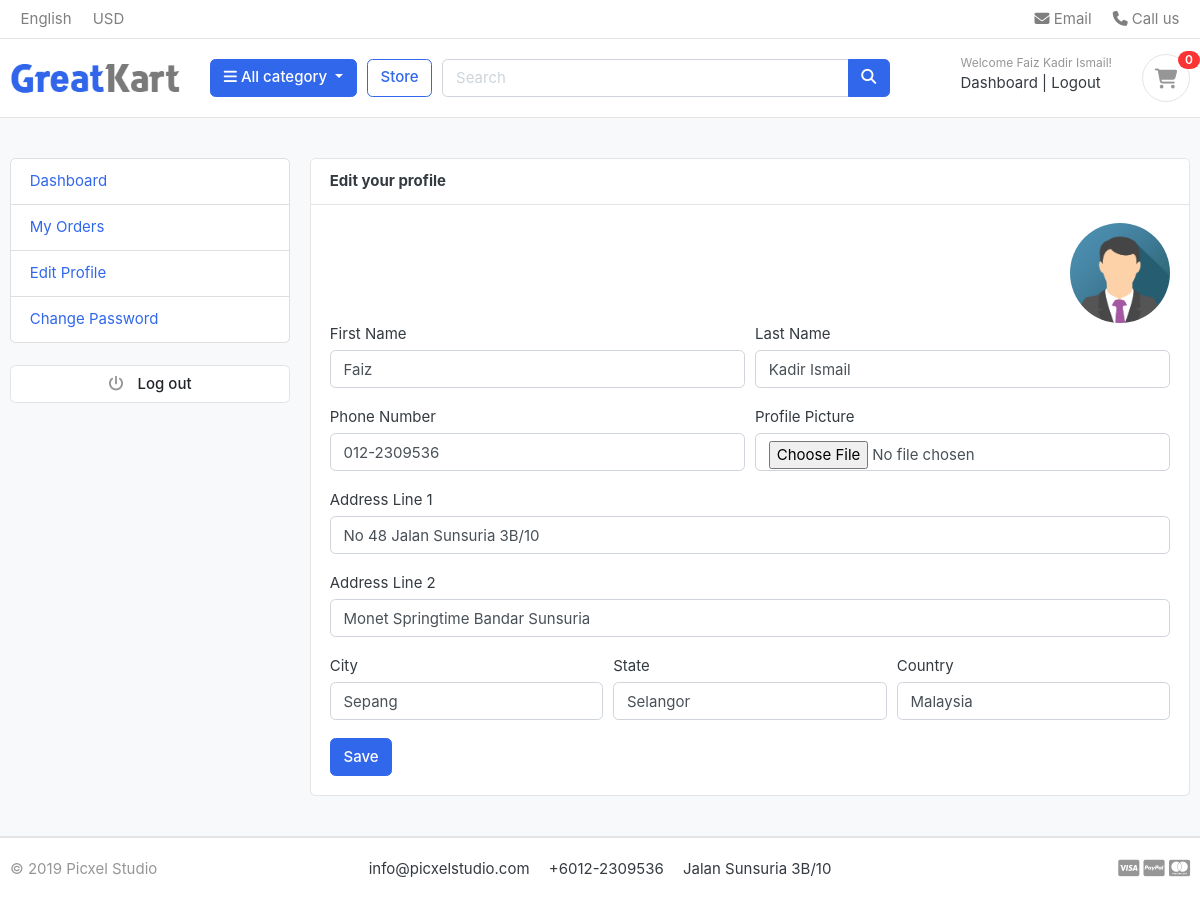
/accounts/edit_profile/ (signed in), run on the app's committed database.
### accounts/models.py (models this page shows, shortened)
class Account(AbstractBaseUser):
    first_name   = models.CharField(max_length=50)
    last_name    = models.CharField(max_length=50)
    username     = models.CharField(max_length=50, unique=True)
    email        = models.EmailField(max_length=100, unique=True)
    phone_number = models.CharField(max_length=50)
    date_joined    = models.DateTimeField(auto_now_add=True)
    last_login      = models.DateTimeField(auto_now_add=True)
    is_admin        = models.BooleanField(default=False)
    is_staff        = models.BooleanField(default=False)
    is_active       = models.BooleanField(default=False)
    is_superadmin   = models.BooleanField(default=False)
    USERNAME_FIELD = 'email'
    REQUIRED_FIELDS = ['username', 'first_name', 'last_name']
    objects = MyAccountManager()

class UserProfile(models.Model):
    user = models.OneToOneField(Account,on_delete=models.CASCADE)
    address_line_1  = models.CharField(blank=True,max_length=100)
    address_line_2  = models.CharField(blank=True,max_length=100)
    profile_picture = models.ImageField(blank=True, upload_to='userprofile')
    city            = models.CharField(blank=True, max_length=20)
    state           = models.CharField(blank=True, max_length=20)
    country         = models.CharField(blank=True, max_length=20)

### accounts/views.py (the view)
# urls.py: path('edit_profile/', views.edit_profile , name='edit-profile'),
def edit_profile(request):
    userprofile = get_object_or_404(UserProfile, user=request.user)
    if request.method == 'POST':
        user_form       = UserForm(request.POST, instance=request.user)
        profile_form    = UserProfileForm(request.POST, request.FILES, instance=userprofile)
        if user_form.is_valid() and profile_form.is_valid():
            user_form.save()
            profile_form.save()
            messages.success(request, 'Your profile has been updated.')
            return redirect('accounts:edit-profile')
    else:
        user_form       = UserForm(instance=request.user)
        profile_form    = UserProfileForm(instance=userprofile)
    context = {
        'user_form'     : user_form,
        'profile_form'  : profile_form,
        'userprofile'   : userprofile,
    }
    return render(request, 'accounts/edit_profile.html', context)

### accounts/forms.py
class UserForm(forms.ModelForm):
    class Meta:
        model = Account
        fields = ('first_name', 'last_name', 'phone_number')
    def __init__(self, *args, **kwargs):
        super(UserForm, self).__init__(*args,**kwargs)
        for field in self.fields:
            self.fields[field].widget.attrs['class'] = ' form-control'

class UserProfileForm(forms.ModelForm):
    profile_picture = forms.ImageField(required=False,error_messages={'invalid':("Images files only")}, widget=forms.FileInput)
    class Meta:
        model = UserProfile
        fields = ('address_line_1', 'address_line_2', 'city', 'state', 'country', 'profile_picture' )
    def __init__(self, *args, **kwargs):
        super(UserProfileForm, self).__init__(*args,**kwargs)
        for field in self.fields:
            self.fields[field].widget.attrs['class'] = ' form-control'

### carts/context_processors.py (called while the page is built)
def counter(request):
    cart_counter = 0
    if 'admin' in request.path:
        return {}
    else:
        try:
            cart = Cart.objects.filter(cart_id=_cart_id(request))
            if request.user.is_authenticated:
                cart_items = CartItem.objects.filter(user=request.user)
            else:
                cart_items = CartItem.objects.filter(cart=cart[:1])
            for cart_item in cart_items:
                cart_counter += cart_item.quantity
        except Cart.DoesNotExist:
            cart_counter = 0
    return dict(cart_counter=cart_counter)

### carts/views.py (called while the page is built)
def _cart_id(request):
    cart = request.session.session_key
    if not cart:
        cart = request.session.create()
    return cart

### category/context_processors.py (called while the page is built)
def menu_links(request):
    links = Category.objects.all()
    return dict(links=links)

### category/models.py (called while the page is built)
    def get_url(self):
        return reverse('stores:product-by-category', args=[self.slug])

### templates/accounts/edit_profile.html (shortened to what this page needs)
{% extends "base.html" %}
{% block content %}
<section class="section-conten padding-y bg">
    <div class="container">
        <div class="row">
            {% include 'includes/dashboard_sidebar.html' %}
            <main class="col-md-9">
                <article class="card">
                    <header class="card-header">
                        <strong class="d-inline-block mr-3">Edit your profile</strong>
                    </header>
                    <div class="card-body" style="text-align:left;">
                        <div class="text-right">
                            <img src="{{userprofile.profile_picture.url}}" alt="Profile Picture" width="100" style="border-radius:50% ;">
                        </div>
                        <div class="row">
                            <div class="col-md-12">
                                <form action="{% url 'accounts:edit-profile' %}" method="POST" enctype="multipart/form-data">
                                    <div class="form-row">
                                        <div class="form-group col-md-6">
                                            <label>First Name</label>
                                            {{user_form.first_name}}
                                        </div>
                                        <div class="form-group col-md-6">
                                            <label>Last Name</label>
                                            {{user_form.last_name}}
                                        </div>
                                    </div>
                                    <div class="form-row">
                                        <div class="form-group col-md-6">
                                            <label>Phone Number</label>
                                            {{user_form.phone_number}}
                                        </div>
                                        <div class="form-group col-md-6">
                                            <label>Profile Picture</label>
                                            {{profile_form.profile_picture}}
                                        </div>
                                    </div>
                                    <div class="form-group">
                                        <label>Address Line 1</label>
                                        {{profile_form.address_line_1}}
                                    </div>
                                    <div class="form-group">
                                        <label>Address Line 2</label>
                                        {{profile_form.address_line_2}}
                                    </div>
                                    <div class="form-row">
                                        <div class="form-group col-md-4">
                                            <label>City</label>
                                            {{profile_form.city}}
                                        </div>
                                        <div class="form-group col-md-4">
                                            <label>State</label>
                                            {{profile_form.state}}
                                        </div>
                                        <div class="form-group col-md-4">
                                            <label>Country</label>
                                            {{profile_form.country}}
                                        </div>
                                    </div>
                                    <input type="submit" value="Save" class="btn btn-primary">
                                </form>
                            </div>
                        </div>
                    </div>
                </article>
            </main>
        </div>
    </div>
</section>
{% endblock content %}

### templates/includes/navbar.html (shortened to what this page needs)
{% load static %}
<header class="section-header">
    <nav class="navbar p-md-0 navbar-expand-sm navbar-light border-bottom">
    <div class="container">
      <div class="collapse navbar-collapse" id="navbarTop4">
        <ul class="navbar-nav mr-auto">
            <li class="nav-item dropdown">
                 <a href="#" class="nav-link">   English </a>
            </li>
            <li class="nav-item dropdown">
                <a href="#" class="nav-link"> USD </a>
            </li>
        </ul>
        <ul class="navbar-nav">
            <li><a href="#" class="nav-link"> <i class="fa fa-envelope"></i> Email </a></li>
            <li><a href="#" class="nav-link"> <i class="fa fa-phone"></i> Call us </a></li>
        </ul>
      </div>
    </div>
    </nav>
    <section class="header-main border-bottom">
        <div class="container">
    <div class="row align-items-center">
        <div class="col-lg-2 col-md-3 col-6">
            <a href="{% url 'home' %}" class="brand-wrap">
                <img class="logo" src="{% static './images/logo.png' %}">
            </a>
        </div>
        <div class="col-lg col-sm col-md col-6 flex-grow-0">
            <div class="category-wrap dropdown d-inline-block float-right">
                <button type="button" class="btn btn-primary dropdown-toggle" data-toggle="dropdown">
                    <i class="fa fa-bars"></i> All category
                </button>
            </div>
        </div>
        <a href="{% url 'stores:store' %}" class="btn btn-outline-primary">Store</a>
        <div class="col-lg  col-md-6 col-sm-12 col">
            <form action="{% url 'stores:search' %}" class="search" method="GET">
                <div class="input-group w-100">
                    <input type="text" class="form-control" style="width:60%;" placeholder="Search" name="keyword">
                    <div class="input-group-append">
                      <button class="btn btn-primary" type="submit">
                        <i class="fa fa-search"></i>
                      </button>
                    </div>
                </div>
            </form>
        </div>
        <div class="col-lg-3 col-sm-6 col-8 order-2 order-lg-3">
                    <div class="d-flex justify-content-end mb-3 mb-lg-0">
                        {% if user.id is not NONE %}
                        <div class="widget-header">
                            <small class="title text-muted">Welcome {{user.first_name}} {{user.last_name}}!</small>
                            <div>
                                <a href="{% url 'accounts:dashboard' %}">Dashboard</a> <span class="dark-transp"> | </span>
                                <a href="{% url 'accounts:logout' %}"> Logout</a>
                            </div>
                        </div>
                        {% endif %}
                        <a href="{% url 'carts:cart' %}" class="widget-header pl-3 ml-3">
                            <div class="icon icon-sm rounded-circle border"><i class="fa fa-shopping-cart"></i></div>
                            <span class="badge badge-pill badge-danger notify">{{cart_counter}}</span>
                        </a>
                    </div>
                </div>
    </div>
        </div>
    </section>
    </header>

### static/css/ui.css (style rules this page uses)
html { font-family: "Inter", sans-serif; font-size: 15px; }
.icon-xs, .icon-sm, .icon-md, .icon-lg { display: inline-block; text-align: center; flex-shrink: 0; flex-grow: 0; }
.icon-sm { width: 48px; height: 48px; line-height: 48px !important; font-size: 20px; }
.padding-y { padding-top: 40px; padding-bottom: 40px; }
article:after, .form-group:after { display: block; clear: both; content: ""; }
.bg { background-color: #f8f9fa; }
.header-main { position: relative; padding-top: 1rem; padding-bottom: 1rem; }
.brand-wrap .logo, .navbar-brand .logo { margin-right: 7px; max-height: 42px; display: inline-block; }
.widget-header { display: inline-block; vertical-align: middle; position: relative; }
.widget-header a { color: #343a40; }
.widget-header i { color: #969696; }
.widget-header .title { display: block; }
.widget-header .notify { position: absolute; top: -3px; right: -10px; }
.notify { position: absolute; top: -4px; right: -10px; display: inline-block; padding: 0.25em 0.6em; font-size: 12px; line-height: 1; text-align: center; border-radius: 3rem; color: #fff; background-color: #fa3434; }

### data on the page
Account: first_name "Faiz", last_name "Kadir Ismail", phone_number "012-2309536"
UserProfile: profile_picture (picture), address_line_1 "No 48 Jalan Sunsuria 3B/10", address_line_2 "Monet Springtime Bandar Sunsuria", city "Sepang", state "Selangor", country "Malaysia"

### other printed values
{{ cart_counter }} "0"
